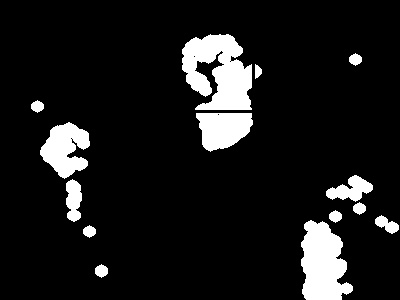
//> input picture Project/sample_pictures/capture0.jpg, 400 x 300 px
$ ./test_hand_tracker   (built with g++ and OpenCV 4)
//> lines starting //> are read from the running program, lines starting //| are printed output that depends on the picture
//> further down, img is the input picture: 300 rows x 400 cols, CV_8UC3; min 0, max 255, mean 26.1
### Project/src/hand_tracker.h
#ifndef _MY_HAND_TRACKER_
#define _MY_HAND_TRACKER_

#include <opencv2/opencv.hpp>

class HandTracker{
	std::string name; //left, right
	cv::Point hand_point;
	int search_radius;
public:
	void find_hand(cv::Mat&, cv::Rect&);
	HandTracker(std::string);
	bool is_left();
	cv::Point get_point();
};

#endif

### Project/src/hand_tracker.cpp
#include "hand_tracker.h"

using namespace std;
using namespace cv;

HandTracker::HandTracker(string name){
	this->name = name;
	this->hand_point = Point(-1, -1);
	this->search_radius = 2;
}

bool HandTracker::is_left(){
	if(this->name.compare("left") == 0){
		return true;
	}else{
		return false;
	}
}

Point HandTracker::get_point(){
	return this->hand_point;
}

void HandTracker::find_hand(Mat &frame, Rect &face_rect){
	int face_mid_x;
	//if we don't have head position, assume middle of the screen
	if(face_rect.tl().x == -1){
		face_mid_x = floor(frame.cols/2);
//> face_mid_x = 200
	}else{
		//extend face rectangle a bit, so we don't search for hands where the face is
		int ext = floor( (face_rect.br().x - face_rect.tl().x)/2 );
		if(this->is_left()){
			face_mid_x = face_rect.tl().x - ext;
			if(face_mid_x < 0){
				return;
			}
		}else{
			face_mid_x = face_rect.br().x + ext;
			if(face_mid_x >= frame.cols){
				return;
			}
		}
	}

	//create submat, left/right of face_rect
	Mat submat;	// [0, face_mid_x], [face_mid_x, frame.cols]
	if(this->is_left()){
		submat = frame(Range(0, frame.rows), Range(0, face_mid_x));
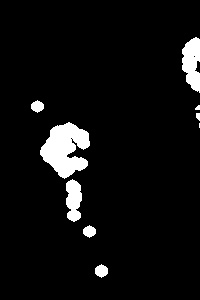
//> submat: 300 rows x 200 cols, CV_8UC3; min 0, max 255, mean 14.6
	}else{
		submat = frame(Range(0, frame.rows), Range(face_mid_x, frame.cols));
	}

	//find a dense area, traverse to the leftmost/rightmost point
	int r = this->search_radius;
	double area = -1;
	Point max_center(-1, -1);

	if(this->is_left()){
		for(int j=r; j<submat.cols-r; j++){
			for(int i=submat.rows-r; i>=r; i--){
				Scalar ssuma = sum(submat(Range(i-r, i+r), Range(j-r, j+r)));
				double suma = ssuma[0]*(submat.cols - j);
				if(suma > area){
					area = suma;
					max_center = Point(j, i);
				}
			}
		}
//> this loop made 196 passes
//> (area, max_center) on passes 22 to 24: (885, Point(23, 106)), (1760, Point(24, 108)), (2275, Point(25, 108))
//> after the loop, area = 680191
	}else{
		for(int j=submat.cols-r; j>=r; j--){
			for(int i=submat.rows-r; i>=r; i--){
				Scalar ssuma = sum(submat(Range(i-r, i+r), Range(j-r, j+r)));
				double suma = ssuma[0]*j;
				if(suma > area){
					area = suma;
					max_center = Point(j, i);
				}
			}
		}
	}

	//translate point back to original frame
	Point old_point = this->hand_point;
	hand_point = max_center;
//> hand_point = Point(33, 106)
	if(!this->is_left()){
		hand_point.x += face_mid_x;
	}
	Point vector(0, 0);
	vector -= old_point;
	vector += hand_point;
//> vector = Point(34, 107)
	double factor = 0.7;
	vector.x = floor(vector.x * factor);
//> vector = Point(23, 107)
	vector.y = floor(vector.y * factor);
//> vector = Point(23, 74)
	hand_point = old_point + vector;
//> hand_point = Point(22, 73)
	// [14 lines of commented-out code are left out]
}

### Project/src/test_hand_tracker.cpp
#include "hand_tracker.h"

using namespace std;
using namespace cv;

int main(int argc, char **argv){
	Mat img = imread("../sample_pictures/capture0.jpg");
	//create hand tracker for left hand
	HandTracker hl("left");
	HandTracker hr("right");
	//imaginary face_rectangle in the middle of image
	Rect face_rect(-1, -1, 0, 0); //x, y, width, height
	hl.find_hand(img, face_rect);
	hr.find_hand(img, face_rect);
//> in find_hand (call 2), `submat = frame(Range(0, frame.rows), Range(face_mid_x, frame.cols));`:
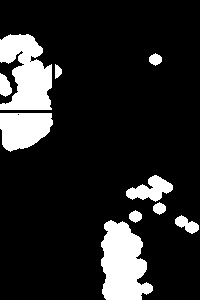
//> submat: 300 rows x 200 cols, CV_8UC3; min 0, max 255, mean 37.7
//> the loop in find_hand (call 2), `for(int j=submat.cols-r; j>=r; j--)` made 197 passes
//> (area, max_center) on passes 1 to 3: (605088, Point(198, 228)), (801396, Point(197, 228)), (801396, Point(197, 228))
//> after the loop in find_hand (call 2), `for(int j=submat.cols-r; j>=r; j--)`: area = 801396
//> in find_hand (call 2), `Point old_point = this->hand_point;`: old_point = Point(-1, -1)
//> in find_hand (call 2), `hand_point = max_center;`: hand_point = Point(197, 228)
//> in find_hand (call 2), `hand_point.x += face_mid_x;`: hand_point = Point(397, 228)
//> in find_hand (call 2), `vector -= old_point;`: vector = Point(1, 1)
//> in find_hand (call 2), `vector += hand_point;`: vector = Point(398, 229)
//> in find_hand (call 2), `vector.x = floor(vector.x * factor);`: vector = Point(278, 229)
//> in find_hand (call 2), `vector.y = floor(vector.y * factor);`: vector = Point(278, 160)
//> in find_hand (call 2), `hand_point = old_point + vector;`: hand_point = Point(277, 159)
	return 0;
}
